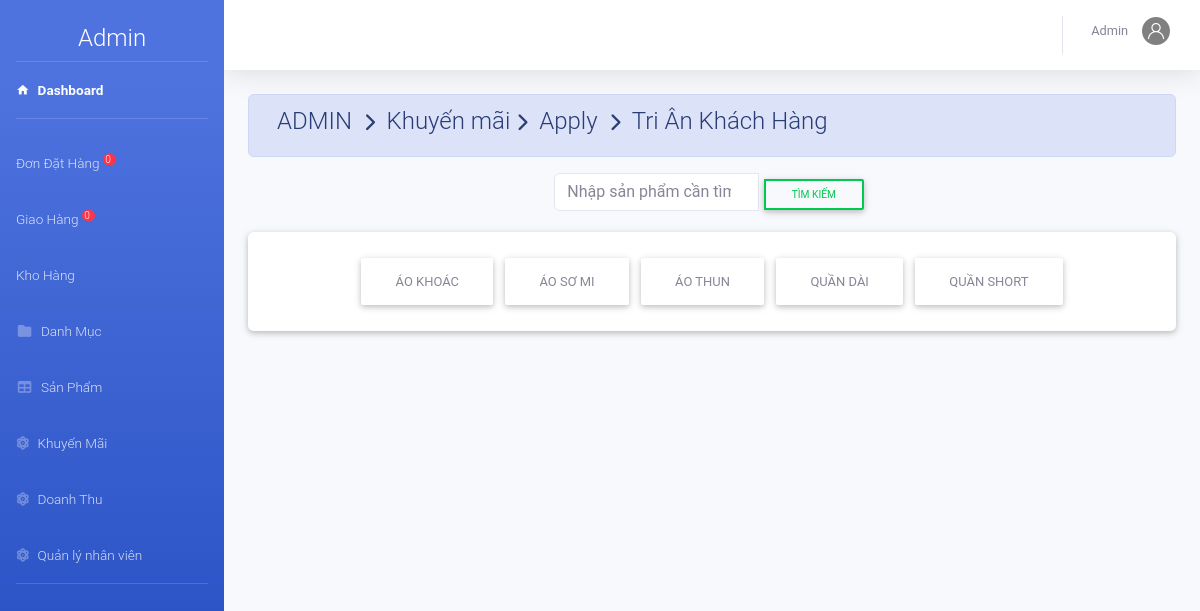
The page /admin/index.php?action=khuyenmai&view=apply&makm=1 (signed in) on the database its author committed.
### tables this page shows
CREATE TABLE `khuyenmai` (
  `MaKM` int(11) NOT NULL,
  `TenKM` varchar(50) DEFAULT NULL,
  `MoTa` varchar(11) DEFAULT NULL,
  `KM_PT` int(5) DEFAULT NULL,
  `TienKM` decimal(10,0) DEFAULT NULL,
  `NgayBD` date DEFAULT NULL,
  `NgayKT` date DEFAULT NULL
);

CREATE TABLE `nhacc` (
  `MaNCC` int(11) NOT NULL,
  `TenNCC` varchar(50) NOT NULL
);

### admin/khuyenmai/apply.php (the view, shortened to what this page needs)
<?php
    $id=$_GET['makm'];
    $sql_sua="SELECT * FROM `khuyenmai` WHERE MaKM=$id";
    $rs_sua=mysqli_query($conn,$sql_sua);
    $kq=mysqli_fetch_array($rs_sua)
?>
<div class="container-fluid">
    <div class=" alert alert-primary">
        <h4 class="page-title">
             ADMIN &#160;<i class="fas fa-chevron-right" style="font-size: 18px"></i>&#160; Khuyến mãi&#160;<i
                class="fas fa-chevron-right" style="font-size: 18px"></i>&#160; Apply &#160;<i
                class="fas fa-chevron-right" style="font-size: 18px"></i>&#160; <?php echo $kq['TenKM'] ?>
        </h4>
    </div>
</div>
<div class="form-row m-auto">
    <div class="form-group col-sm-4"></div>
    <div class="form-group col-sm-4">
        <form action="index.php?action=khuyenmai&view=apply&makm=<?php echo $id ?>" method="POST">
            <div class="input-group ">
                <input class="form-control   border search " type="search" placeholder="Nhập sản phẩm cần tìm"
                    id="example-search-input" name="tk" />
                <span class="input-group-append">
                    <button class="btn btn-outline-success btn-sm   search " name="btsearch" type="submit">Tìm
                        kiếm</button>
                </span>
            </div>
        </form>
    </div>
</div>
<form action="index.php?action=khuyenmai&view=apply&makm=<?php echo $id ?>" method="POST" class="container-fluid ">
    <div class="card">
        <div class=" card-body row m-auto">
            <?php $sql="select *from nhacc";$rs=mysqli_query($conn,$sql);while ($row=mysqli_fetch_array($rs)) {?>
            <button class="btn" value="<?php echo $row['MaNCC'] ?>" type="submit"
                name="th"><?php echo $row['TenNCC'] ?></button><?php }?>
        </div>
    </div>
</form><br>

### rows shown on the page
khuyenmai: TenKM "Tri Ân Khách Hàng"
nhacc: $row['MaNCC'] 1 (drawn), TenNCC "ÁO KHOÁC"
nhacc: $row['MaNCC'] 2 (drawn), TenNCC "ÁO SƠ MI"
nhacc: $row['MaNCC'] 8 (drawn), TenNCC "ÁO THUN"
nhacc: $row['MaNCC'] 9 (drawn), TenNCC "QUẦN DÀI"
nhacc: $row['MaNCC'] 11 (drawn), TenNCC "QUẦN SHORT"

### other values the page prints
$dem "0"
$nv['TenNV'] "Admin"
